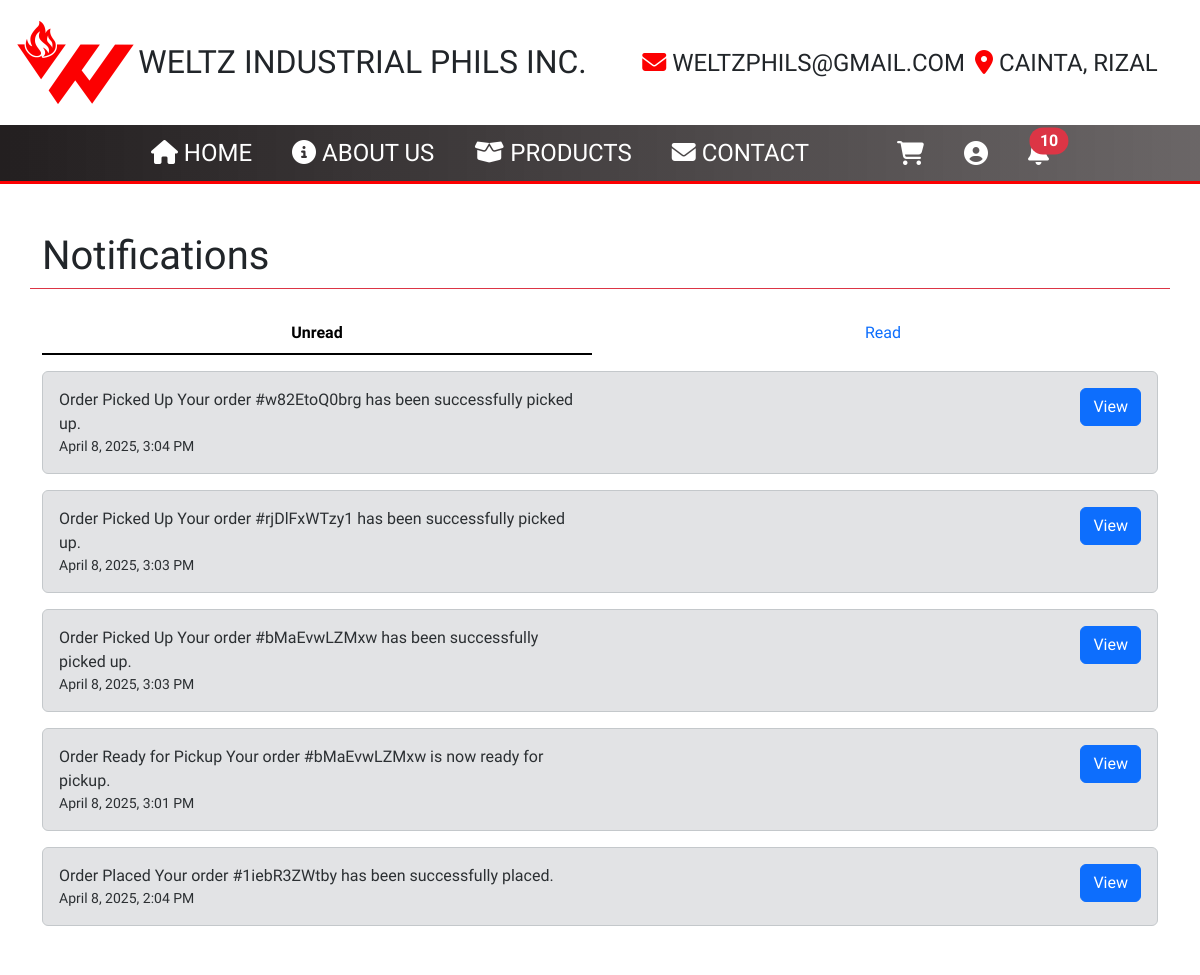
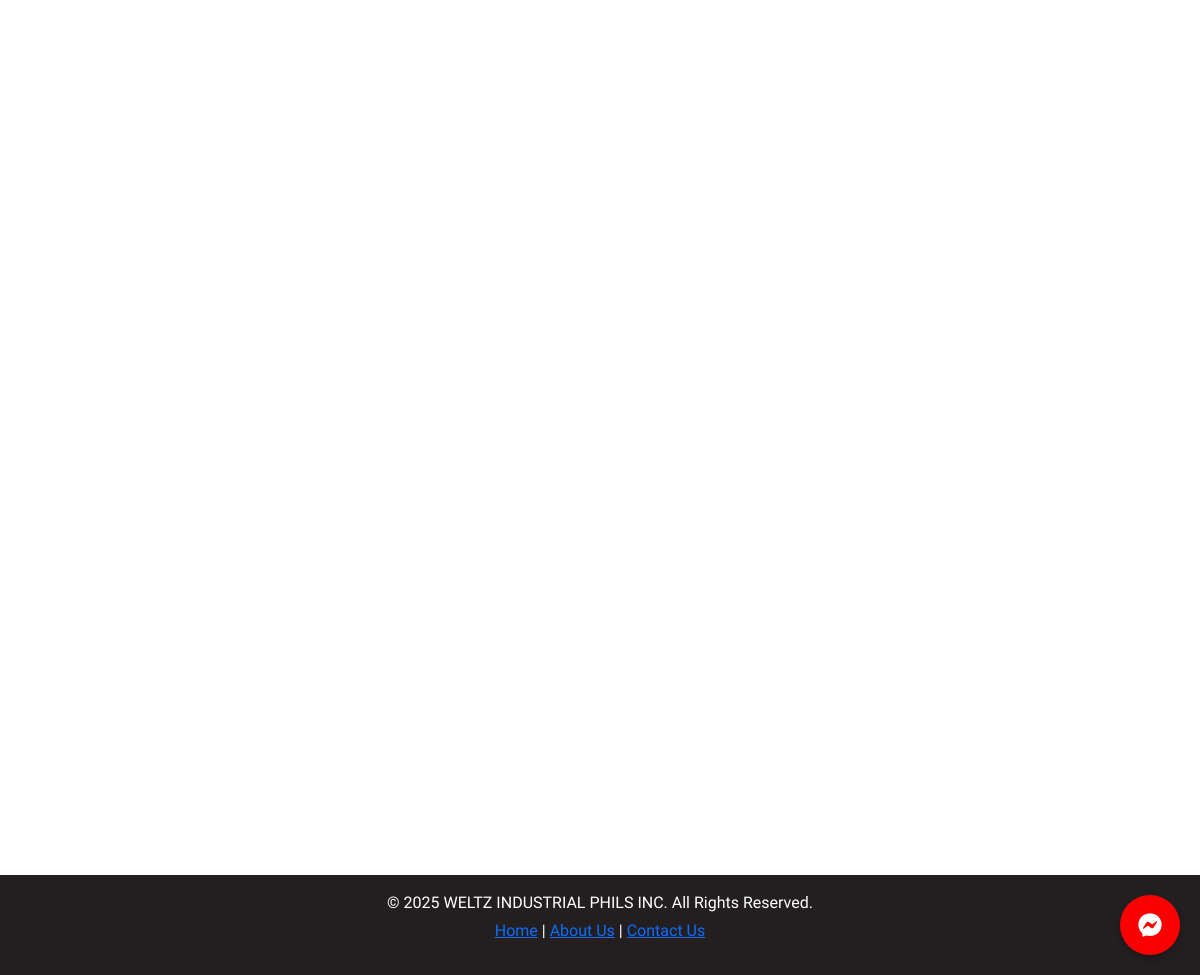
/src/Home.php?page=notifs (signed in), run on the app's committed database (2 pictures, top to bottom).
### tables this page shows
CREATE TABLE `notifs_tbl` (
  `notifID` int(11) NOT NULL AUTO_INCREMENT,
  `userID` int(11) DEFAULT NULL,
  `notifName` varchar(50) NOT NULL,
  `notifMessage` text NOT NULL,
  `statusID` int(11) DEFAULT 9,
  `notifType` varchar(50) NOT NULL,
  `createdAt` datetime NOT NULL DEFAULT current_timestamp(),
  `updatedAt` datetime NOT NULL DEFAULT current_timestamp(),
  PRIMARY KEY (`notifID`),
  KEY `notifStatusFK` (`statusID`),
  KEY `notifUserFK` (`userID`),
  CONSTRAINT `notifStatusFK` FOREIGN KEY (`statusID`) REFERENCES `statuses_tbl` (`statusID`) ON DELETE SET NULL ON UPDATE NO ACTION,
  CONSTRAINT `notifUserFK` FOREIGN KEY (`userID`) REFERENCES `users_tbl` (`userID`) ON DELETE SET NULL ON UPDATE NO ACTION
);

### src/customerPages/notifsPage.php (the view, shortened to what this page needs)
<?php
if (isset($_SESSION['userID'])) {
    $userID = $_SESSION['userID'];
    require_once 'weltz_dbconnect.php';
?>
    <div class="container mt-5 vh-100">
        <div class="row mb-4 border-bottom border-danger">
            <div class="col-md-9">
                <h1 class="fs-1">Notifications</h1>
            </div>
        </div>
        <ul class="nav nav-underline nav-justified mb-3" id="notifTabs" role="tablist">
            <li class="nav-item"><a class="nav-link active" id="unread-tab" data-bs-toggle="tab" href="#unread" role="tab">Unread</a></li>
            <li class="nav-item"><a class="nav-link" id="read-tab" data-bs-toggle="tab" href="#read" role="tab">Read</a></li>
        </ul>
        <div class="tab-content" id="notifTabsContent">
            <?php
            foreach ([9 => 'unread', 8 => 'read'] as $status => $tab) {
            ?>
                <div class="tab-pane fade <?php echo $status == 9 ? ' show active' : '' ?>" id="<?php echo $tab ?>" role="tabpanel">
                    <div class="notifications-container" style="height: 560px; overflow-y: auto;">
                        <?php
                        $selectNotifsSQL = "SELECT notifID, notifName, notifMessage, notifType, createdAt
                        FROM notifs_tbl
                        WHERE userID = '$userID' AND statusID = '$status'
                        ORDER BY createdAt DESC";
                        $notifsSQLResult = $conn->query($selectNotifsSQL);
                        if ($notifsSQLResult->num_rows > 0) {
                            while ($row = $notifsSQLResult->fetch_assoc()) {
                        ?>
                                <div class="alert alert-secondary" role="alert">
                                    <div class="row">
                                        <div class="col">
                                            <div class="row">
                                                <div class="col">
                                                    <strong><?php echo htmlspecialchars($row['notifName']) ?></strong> <?php echo htmlspecialchars($row['notifMessage']) ?>
                                                </div>
                                            </div>
                                            <div class="row">
                                                <small><?php echo htmlspecialchars(date("F j, Y, g:i A", strtotime($row['createdAt']))) ?></small>
                                            </div>
                                        </div>
                                        <div class="col text-end">
                                            <a href="?page=userProfile&tab=userOrders" class="btn btn-primary view-notif" data-notif-id="<?php echo $row['notifID']; ?>">View</a>
                                        </div>
                                    </div>
                                </div>
                            <?php
                            }
                        } else {
                            ?>
                            <div class="alert alert-secondary" role="alert">No notifications available.</div>
                        <?php
                        }
                        ?>
                    </div>
                </div>
            <?php
            }
            ?>
        </div>
    </div>
<?php
}
?>

### src/styles.css (style rules this page uses)
* { padding: 0; margin: 0; font-family: "Oswald", sans-serif; font-family: "Oswald", sans-serif; font-optical-sizing: auto; font-weight: 300; font-style: normal; }
html { scroll-behavior: smooth; }
body { background-color: white; color: #231f20; }

### data on the page
notifs_tbl: notifName "Order Picked Up", notifMessage "Your order #w82EtoQ0brg has been successfully picked up.", createdAt "April 8, 2025, 3:04 PM"
notifs_tbl: notifName "Order Picked Up", notifMessage "Your order #rjDlFxWTzy1 has been successfully picked up.", createdAt "April 8, 2025, 3:03 PM"
notifs_tbl: notifName "Order Picked Up", notifMessage "Your order #bMaEvwLZMxw has been successfully picked up.", createdAt "April 8, 2025, 3:03 PM"
notifs_tbl: notifName "Order Ready for Pickup", notifMessage "Your order #bMaEvwLZMxw is now ready for pickup.", createdAt "April 8, 2025, 3:01 PM"
notifs_tbl: notifName "Order Placed", notifMessage "Your order #1iebR3ZWtby has been successfully placed.", createdAt "April 8, 2025, 2:04 PM"

### other printed values
$unreadCount "10"
